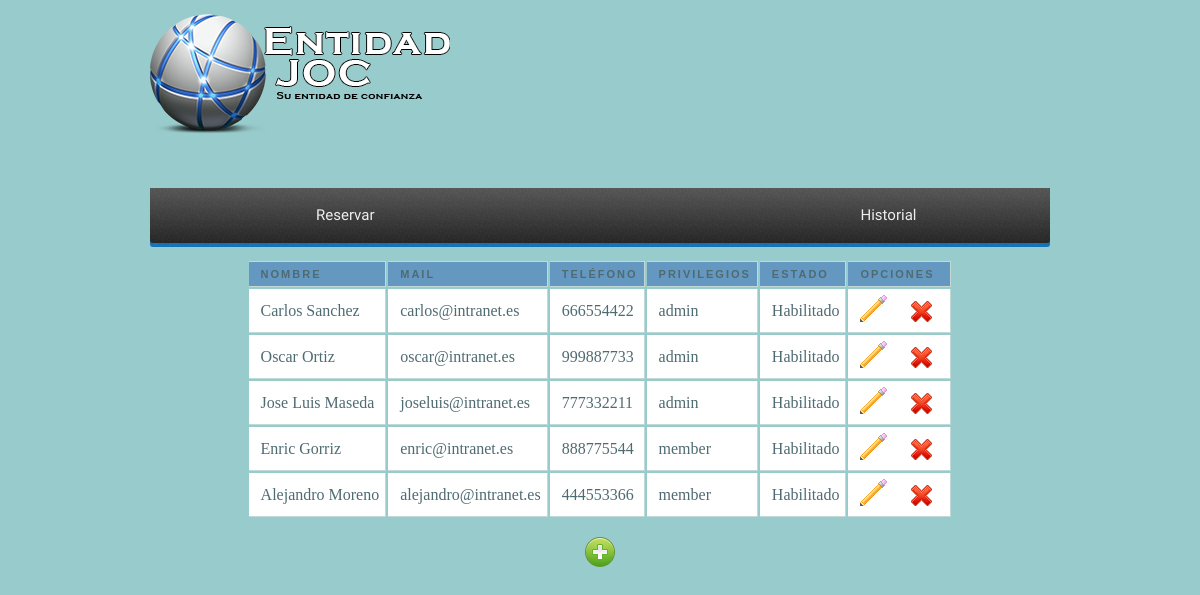
The page /gestusers.php on the database as committed earlier.
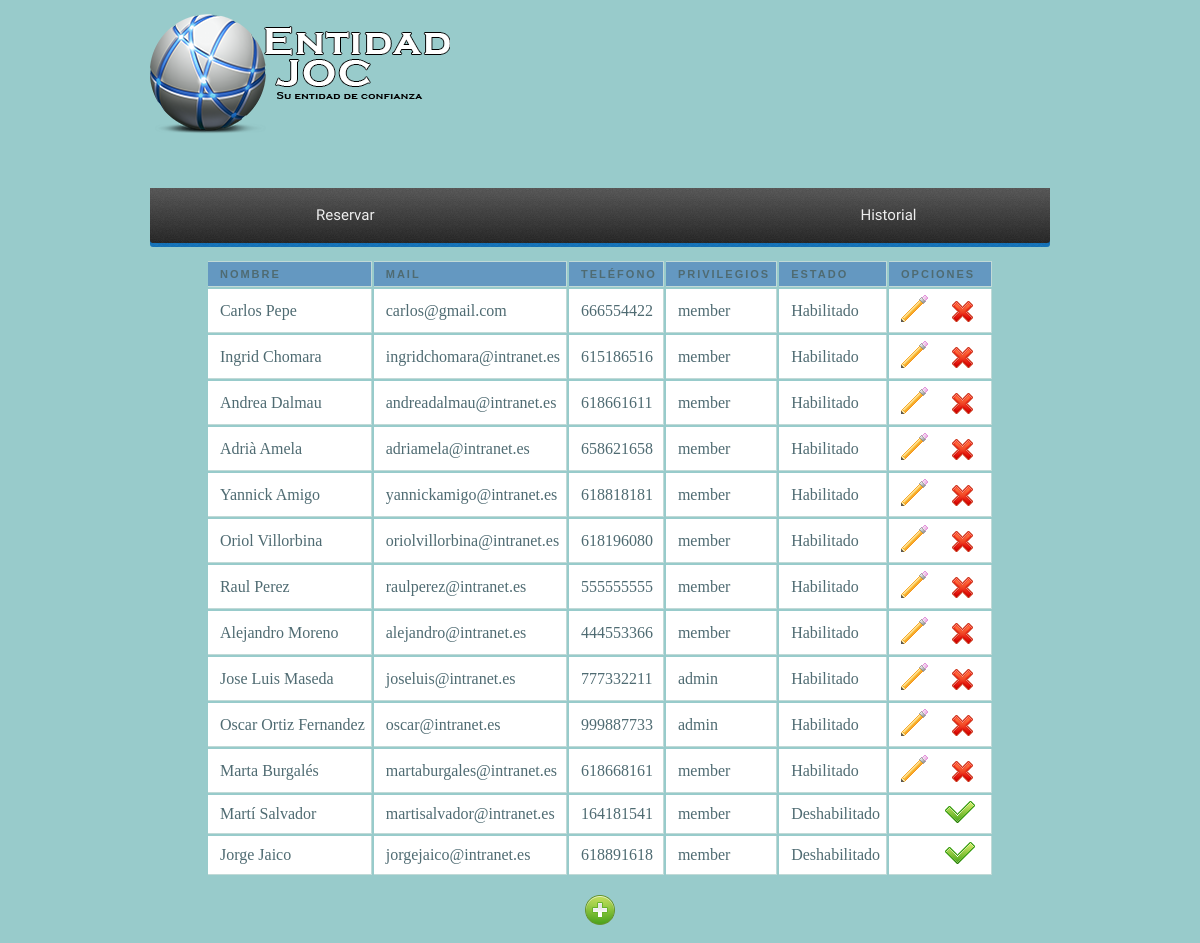
The same page on the database as committed later.
### tables this page shows
CREATE TABLE IF NOT EXISTS `users` (
  `idUser` int(255) NOT NULL,
  `nomUser` varchar(50) NOT NULL,
  `mail` varchar(30) NOT NULL,
  `telf` int(9) NOT NULL,
  `password` varchar(20) NOT NULL,
  `privilegios` varchar(25) NOT NULL,
  `estado` int(1) NOT NULL DEFAULT '1'
);

### gestusers.php (the view, shortened to what this page needs)
<link rel="stylesheet" href="css/tablareservas.css">
	    <link rel="stylesheet" href="https://maxcdn.bootstrapcdn.com/font-awesome/4.4.0/css/font-awesome.min.css">
<?php
	$con = mysqli_connect('localhost', 'root', '', 'bd_intranet');
	$sql = "SELECT * FROM users ORDER BY estado DESC";
?>
<!DOCTYPE HTML>
<HTML>
	<head>
   		<link rel="stylesheet" href="css/menu.css">
   		<link href="css/paginausuario.css" rel="stylesheet" type="text/css">
   		<link rel="stylesheet" href="css/nav.css">
	</head>
	<body>
		<div class="header">
			<nav id="menu_gral">
		  		<ul>
			    	<li>
        		<ul>
        		</ul>
    				</li>
			</nav>
			<img src="images/logo_2.png">
		</div>
			<div id='cssmenu'>
				<ul>
   			<li><a href='paginausuario_reservar.php'><span>Reservar</span></a></li>
   			<li><a href='paginausuario_historial.php'><span>Historial</span></a></li>
			</ul>
			</div>
		<div class="contenido">
			<center>
				<?php
					$datos = mysqli_query($con, $sql);
				?>
					<table class="mytable">
						<tr>
							<th>Nombre</th>
							<th>Mail</th>
							<th>Teléfono</th>
							<th>Privilegios</th>
							<th>Estado</th>
							<th>Opciones</th>
						</tr>
				<?php
				while ($prod = mysqli_fetch_array($datos)){
				echo "<tr>";
					echo "<td>$prod[nomUser]</td>";
					echo "<td>"."$prod[mail]"."</td>";
					echo "<td>"."$prod[telf]"."</td>";
					echo "<td>"."$prod[privilegios]"."</td>";
					if ($prod['estado']==1) {
						echo "<td>Habilitado</td>";
					}else{
						echo "<td>Deshabilitado</td>";
					}
					if ($prod['estado']==1) {
					echo "<td>";
					echo "<a href='modificar.php?id=$prod[idUser]'><img src='images/iconos/Pencil_2.png'></a>";
					echo "<a href='deshabilitar.php?id=$prod[idUser]'><img src='images/iconos/Error_Symbol.png'></a>";
					}else{
						echo "<td>";
						echo "<a href='activar.php?id=$prod[idUser]'><img src='images/iconos/Checkmark.png'></a>";
					}
				echo "</td></tr>";
				}
				?>
				</table>
				<br/><a href='insertar.php'><img src='images/iconos/add.png'></a><br/>
			</center>
		</div>
<br/>
	</body>
</HTML>

Rows that differ between the two databases and show on the page:
removed users: nomUser "Enric Gorriz", mail "enric@intranet.es", telf "888775544", privilegios "member", estado "Habilitado"
changed users: nomUser "Carlos Sanchez" → "Carlos Pepe"; mail "carlos@intranet.es" → "carlos@gmail.com"; privilegios "admin" → "member"
added users: nomUser "Ingrid Chomara", mail "ingridchomara@intranet.es", telf "615186516", privilegios "member", estado "Habilitado"
added users: nomUser "Andrea Dalmau", mail "andreadalmau@intranet.es", telf "618661611", privilegios "member", estado "Habilitado"
added users: nomUser "Adrià Amela", mail "adriamela@intranet.es", telf "658621658", privilegios "member", estado "Habilitado"
added users: nomUser "Yannick Amigo", mail "yannickamigo@intranet.es", telf "618818181", privilegios "member", estado "Habilitado"
added users: nomUser "Oriol Villorbina", mail "oriolvillorbina@intranet.es", telf "618196080", privilegios "member", estado "Habilitado"
added users: nomUser "Raul Perez", mail "raulperez@intranet.es", telf "555555555", privilegios "member", estado "Habilitado"
shown differently, row unchanged: users "Alejandro Moreno": moves up the list
shown differently, row unchanged: users "Jose Luis Maseda": moves down the list
changed users "oscar@intranet.es": nomUser "Oscar Ortiz" → "Oscar Ortiz Fernandez"
added users: nomUser "Marta Burgalés", mail "martaburgales@intranet.es", telf "618668161", privilegios "member", estado "Habilitado"
added users: nomUser "Martí Salvador", mail "martisalvador@intranet.es", telf "164181541", privilegios "member", estado "Deshabilitado"
added users: nomUser "Jorge Jaico", mail "jorgejaico@intranet.es", telf "618891618", privilegios "member", estado "Deshabilitado"
